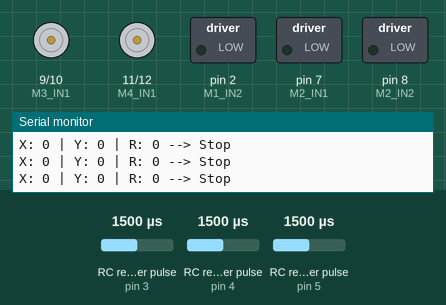
Simulated run of this sketch. Board: Arduino Uno, built with avr-gcc and run on an emulated ATmega328P. Parts: motor-driver pin pairs drawn as motors (green arrow = first pin HIGH = forward, orange = second pin HIGH = backward, longer = more drive), switched loads named in the sketch (green lamp = pin HIGH), the last lines printed to the serial monitor. Wiring (inferred from the names in the program): 3 × RC receiver channel: data pin 3 / data pin 4 / data pin 5. The inputs (shaded band) are chosen by the test bench; at power-on: RC receiver pulse (sensors on pin 3, pin 5, pin 4) 1500 µs.

Above: at 1.2 s.
1.3 s: RC receiver pulse (sensor on pin 3) set to 1020 µs
At 2.5 s:
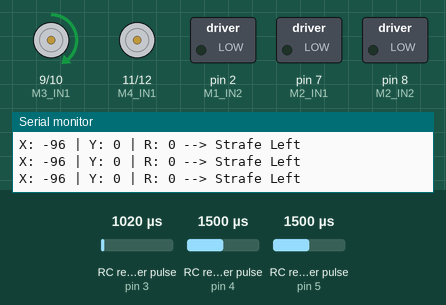
2.8 s: RC receiver pulse (sensor on pin 5) set to 1407 µs
4.3 s: RC receiver pulse (sensor on pin 5) set to 1382 µs
At 4.9 s:
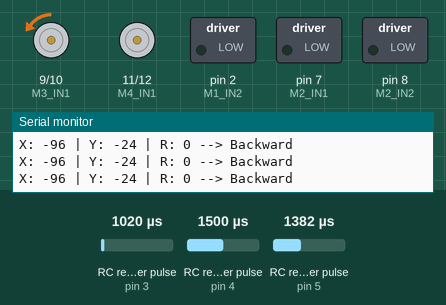
5.8 s: RC receiver pulse (sensor on pin 5) set to 1750 µs
At 6.5 s:
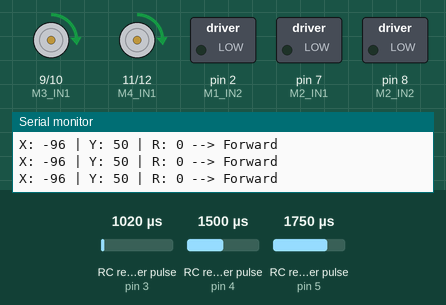
7.3 s: RC receiver pulse (sensor on pin 5) set to 1621 µs
At 8.4 s:
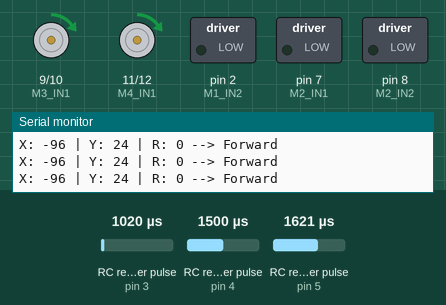
8.8 s: RC receiver pulse (sensor on pin 5) set to 1593 µs
At 10.0 s:
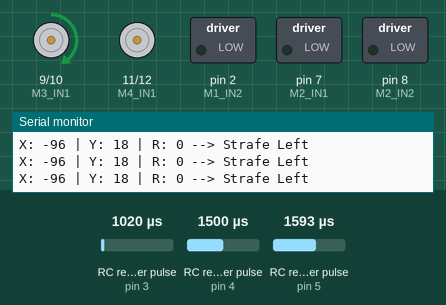
Timing chart, 0 to 11.3 s (numbered marks = the images above; inputs shaded):
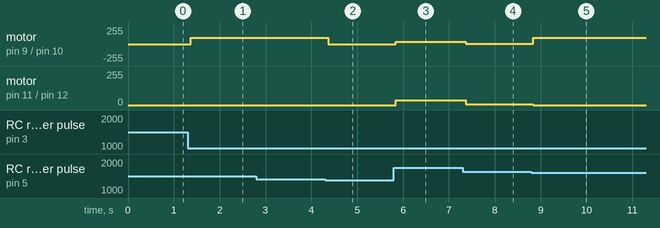

Measured:
- the behaviour switches between 1399 and 1398 µs on RC receiver pulse (sensor on pin 5) (found by bisection; images 1 and 2)
- the behaviour switches between 1604 and 1603 µs on RC receiver pulse (sensor on pin 5) (found by bisection; images 4 and 5)
- after the input at 1.3 s, motor on pin 9 (M3_IN1) / pin 10 (M3_IN2): stopped → forward 95/255 after 0.06 s
- after the input at 4.3 s, motor on pin 9 (M3_IN1) / pin 10 (M3_IN2): forward 95/255 → backward 5/255 after 0.06 s
- after the input at 5.8 s, motor on pin 9 (M3_IN1) / pin 10 (M3_IN2): backward 5/255 → forward 37/255 at once; motor on pin 11 (M4_IN1) / pin 12 (M4_IN2): stopped → forward 37/255 at once
- after the input at 7.3 s, motor on pin 9 (M3_IN1) / pin 10 (M3_IN2), motor on pin 11 (M4_IN1) / pin 12 (M4_IN2): forward 37/255 → forward 5/255 after 0.06 s
- after the input at 8.8 s, motor on pin 9 (M3_IN1) / pin 10 (M3_IN2): forward 5/255 → forward 95/255 at once; motor on pin 11 (M4_IN1) / pin 12 (M4_IN2): forward 5/255 → stopped at once

The sketch:

Mission1fibo.ino
```cpp
#define CH1 3   // สไลด์ ซ้าย-ขวา (X)
#define CH2 5   // เดินหน้า-ถอยหลัง (Y)
#define CH4 4   // หมุนตัว L R

#define M1_IN1 1    //หน้า-ซ้าย (Front Left)
#define M1_IN2 2    //หน้า-ซ้าย (Front Left)
#define M2_IN1 7    //หน้า-ขวา (Front Right)
#define M2_IN2 8    //หน้า-ขวา (Front Right)
#define M3_IN1 9    //หลัง-ซ้าย (Rear Left)
#define M3_IN2 10    //หลัง-ซ้าย (Rear Left)
#define M4_IN1 11    //หลัง-ขวา (Rear Right)
#define M4_IN2 12    //หลัง-ขวา (Rear Right)

int ch1Value;
int ch2Value;
int ch4Value;

void moveForward(int speed) { // เดินหน้า
  speed = abs(constrain(speed, 0, 100));
  speed = map(speed, 20, 100, 0, 100);

  analogWrite(M1_IN1, speed);
  analogWrite(M1_IN2, 0);

  analogWrite(M2_IN1, speed);
  analogWrite(M2_IN2, 0);

  analogWrite(M3_IN1, speed);
  analogWrite(M3_IN2, 0);

  analogWrite(M4_IN1, speed);
  analogWrite(M4_IN2, 0);
}

void moveBackward(int speed) { // ถอยหลัง
  speed = abs(constrain(speed, 0, 100));
  speed = map(speed, 20, 100, 0, 100);

  analogWrite(M1_IN1, 0);
  analogWrite(M1_IN2, speed);

  analogWrite(M2_IN1, 0);
  analogWrite(M2_IN2, speed);

  analogWrite(M3_IN1, 0);
  analogWrite(M3_IN2, speed);

  analogWrite(M4_IN1, 0);
  analogWrite(M4_IN2, speed);
}

void moveLeft(int speed) { // สไลด์ซ้าย
  speed = abs(constrain(speed, 0, 100));
  speed = map(speed, 20, 100, 0, 100);

  analogWrite(M1_IN1, 0);
  analogWrite(M1_IN2, speed);

  analogWrite(M2_IN1, speed);
  analogWrite(M2_IN2, 0);

  analogWrite(M3_IN1, speed);
  analogWrite(M3_IN2, 0);

  analogWrite(M4_IN1, 0);
  analogWrite(M4_IN2, speed);
}

void moveRight(int speed) { // สไลด์ขวา
  speed = abs(constrain(speed, 0, 100));
  speed = map(speed, 20, 100, 0, 100);

  analogWrite(M1_IN1, speed);
  analogWrite(M1_IN2, 0);

  analogWrite(M2_IN1, 0);
  analogWrite(M2_IN2, speed);

  analogWrite(M3_IN1, 0);
  analogWrite(M3_IN2, speed);

  analogWrite(M4_IN1, speed);
  analogWrite(M4_IN2, 0);
}

void moveClockw(int speed) { // หมุนตามเข็ม (ขวา)
  speed = abs(constrain(speed, 0, 100));
  speed = map(speed, 20, 100, 0, 100);

  analogWrite(M1_IN1, speed);
  analogWrite(M1_IN2, 0);

  analogWrite(M2_IN1, 0);
  analogWrite(M2_IN2, speed);

  analogWrite(M3_IN1, speed);
  analogWrite(M3_IN2, 0);

  analogWrite(M4_IN1, 0);
  analogWrite(M4_IN2, speed);
}

void moveCClockw(int speed) { // หมุนทวนเข็ม (ซ้าย)
  speed = abs(constrain(speed, 0, 100));
  speed = map(speed, 20, 100, 0, 100);

  analogWrite(M1_IN1, 0);
  analogWrite(M1_IN2, speed);

  analogWrite(M2_IN1, speed);
  analogWrite(M2_IN2, 0);

  analogWrite(M3_IN1, 0);
  analogWrite(M3_IN2, speed);

  analogWrite(M4_IN1, speed);
  analogWrite(M4_IN2, 0);
}

void stopMotors() {

  analogWrite(M1_IN1, 0);
  analogWrite(M1_IN2, 0);

  analogWrite(M2_IN1, 0);
  analogWrite(M2_IN2, 0);

  analogWrite(M3_IN1, 0);
  analogWrite(M3_IN2, 0);

  analogWrite(M4_IN1, 0);
  analogWrite(M4_IN2, 0);
}

int readChannel(int channelInput, int minLimit, int maxLimit, int defaultValue) {
  int ch = pulseIn(channelInput, HIGH, 30000);
  if (ch < 100) return defaultValue;
  return map(ch, 1000, 2000, minLimit, maxLimit);
}

void setup() {
  Serial.begin(115200);

  pinMode(CH1, INPUT);
  pinMode(CH2, INPUT);
  pinMode(CH4, INPUT);

  pinMode(M1_IN1, OUTPUT); pinMode(M1_IN2, OUTPUT);
  pinMode(M2_IN1, OUTPUT); pinMode(M2_IN2, OUTPUT);
  pinMode(M3_IN1, OUTPUT); pinMode(M3_IN2, OUTPUT);
  pinMode(M4_IN1, OUTPUT); pinMode(M4_IN2, OUTPUT);
}

void loop() {
  ch1Value = readChannel(CH1, -100, 100, 0);
  ch2Value = readChannel(CH2, -100, 100, 0);
  ch4Value = readChannel(CH4, -100, 100, 0);

  // แปลงค่าที่ได้เป็นทิศทาง
  String direction = "Stop";

  if (ch2Value > 20){direction = "Forward"; moveForward(ch2Value);}
  else if (ch2Value < -20){direction = "Backward"; moveBackward(abs(ch2Value));}

  else if (ch1Value > 20){direction = "Strafe Right"; moveRight(ch1Value);}
  else if (ch1Value < -20){direction = "Strafe Left"; moveLeft(abs(ch1Value));}

  else if (ch4Value > 20){direction = "Rotate Right"; moveClockw(ch4Value);}
  else if (ch4Value < -20){direction = "Rotate Left"; moveCClockw(abs(ch4Value));}

  else {direction = "Stop"; stopMotors();}

  Serial.print("X: "); Serial.print(ch1Value);
  Serial.print(" | Y: "); Serial.print(ch2Value);
  Serial.print(" | R: "); Serial.print(ch4Value);
  Serial.print(" --> ");
  Serial.println(direction);
}
```
